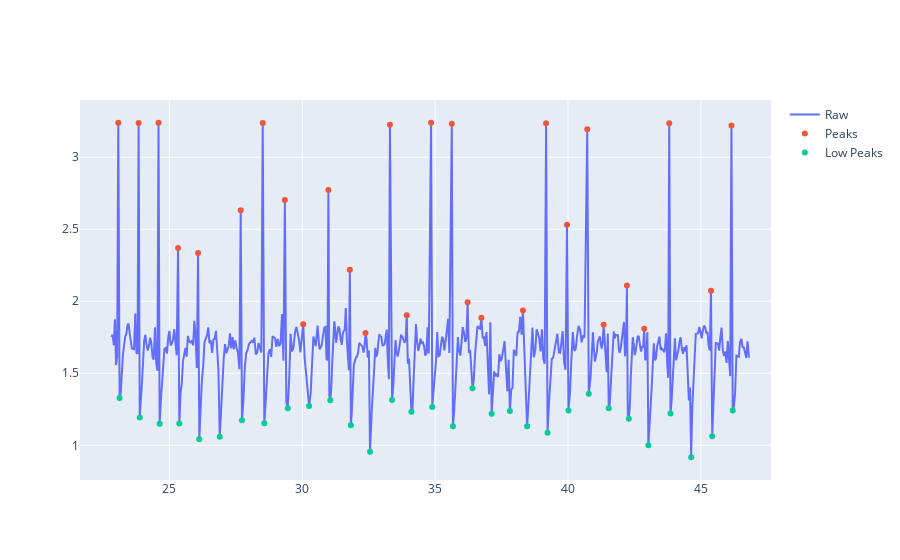

Source (notebook cell):
### Markdown cell above
#### EKG

### Code cell
ekg_df[500:1000].EKG.plot_ekg_data()
